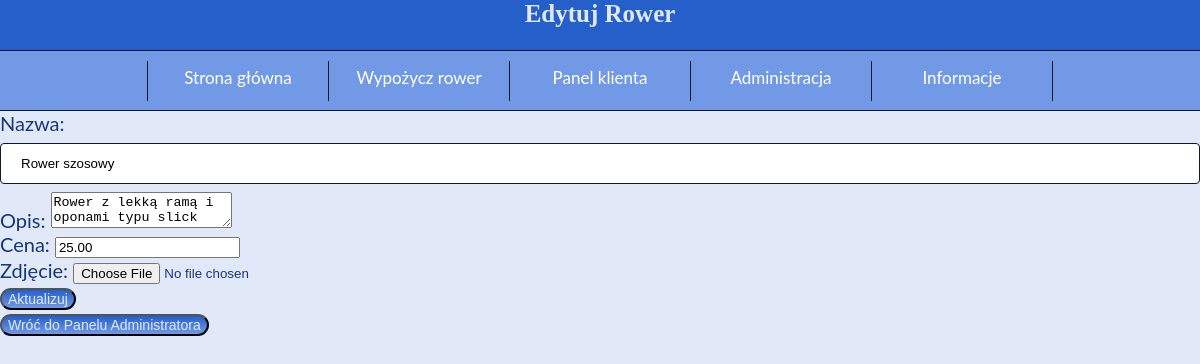
The app's page /edit_bike.php?bike_id=2 (signed in) with its own data.
### tables this page shows
CREATE TABLE `bikes` (
  `bike_id` int(11) NOT NULL AUTO_INCREMENT,
  `name` varchar(255) NOT NULL,
  `description` text NOT NULL,
  `price` decimal(10,2) NOT NULL,
  `image` varchar(255) NOT NULL,
  PRIMARY KEY (`bike_id`)
);

### edit_bike.php (the view, shortened to what this page needs)
<?php
include_once 'functions.php';
require_once "db_config.php";
try {
    $pdo = new PDO("mysql:host=" . DB_HOST . ";dbname=" . DB_NAME, DB_USERNAME, DB_PASSWORD);
} catch (PDOException $error) {
    $_SESSION['error_server'] = $error->getMessage();
    header('Location:index.php');
}
$stmt = $pdo->prepare("SELECT * FROM bikes WHERE bike_id = ?");
$stmt->execute([$_GET['bike_id']]);
$bike = $stmt->fetch();
?>
<!DOCTYPE html>
<html lang="pl-PL">
<head>
    <link rel="stylesheet" href="style.css">
</head>
<body>
<div class="wrapper">
    <form action="" method="post" enctype="multipart/form-data">
        <label for="name">Nazwa:</label>
        <input type="text" id="name" name="name" value="<?php echo $bike['name']; ?>">
        <br>
        <label for="description">Opis:</label>
        <textarea id="description" name="description"><?php echo $bike['description']; ?></textarea>
        <br>
        <label for="price">Cena:</label>
        <input type="number" id="price" name="price" value="<?php echo $bike['price']; ?>">
        <br>
        <label for="image">Zdjęcie:</label>
        <input type="file" id="image" name="image"  required>
        <br>
        <input type="submit" name="save_changes" class = "box-button" value="Aktualizuj">
    </form>
    <a href="admin_panel.php"><input type="button" class="box-button" value="Wróć do Panelu Administratora"></a>
</div>
</body>
</html>

### style.css (style rules this page uses)
body { background-color: #E1E9F9; color: #153774; font-family: 'Lato', sans-serif; font-size: 20px; margin: 0 !important; }
.wrapper { width: 100%; }
.box-button { color: #E1E9F9; text-align: center; width: auto; height: auto; font-size: 14px; background: linear-gradient(#255FCA, #7199E5); border-radius: 30px; }
input[type="text"], input[type="email"], input[type="password"] { width: 100%; padding: 12px 20px; margin: 8px 0; box-sizing: border-box; border: 1px solid #0D1930; border-radius: 4px; }

### records on screen
bikes: name "Rower szosowy", description "Rower z lekką ramą i oponami typu slick", price "25.00"

### other values on screen
$page_title "Edytuj Rower"
